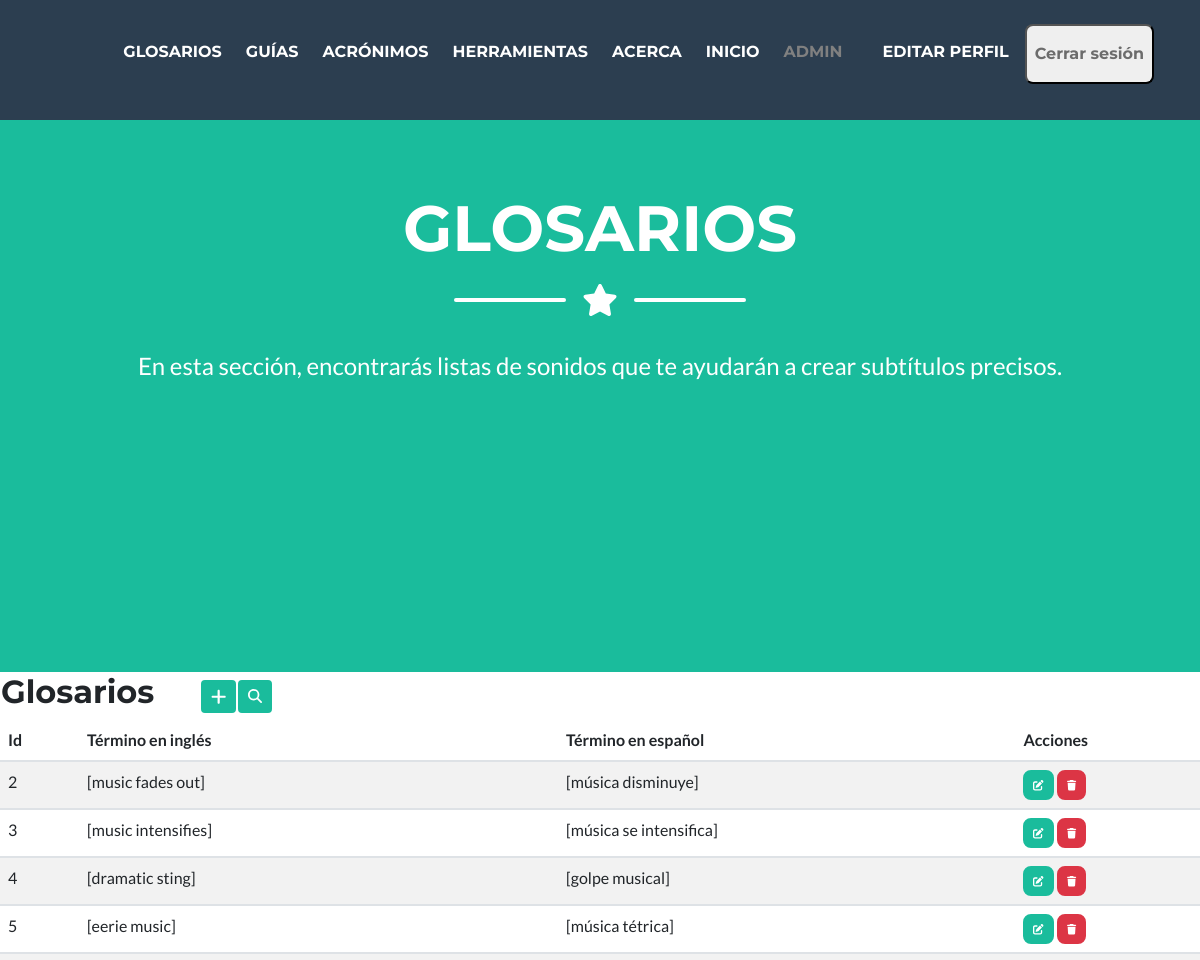
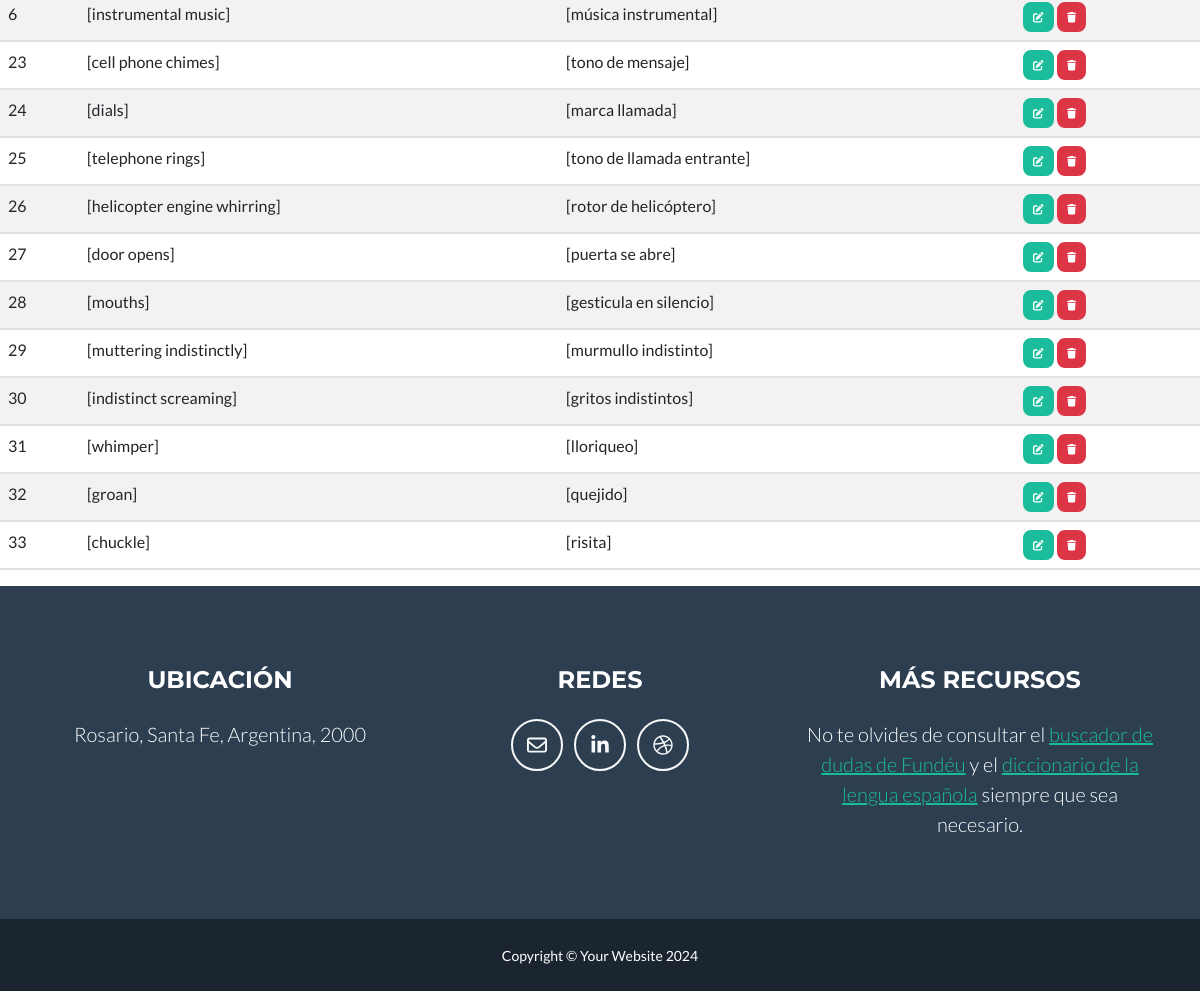
Page /glosarios/ (signed in) on the committed database (2 pictures, top to bottom).
### aplicacion/models.py (models this page shows, shortened)
class Glosarios(models.Model):
    Término_EN = models.CharField(max_length=100)
    Término_SP = models.CharField(max_length=100)
    class Meta:
        verbose_name = "Glosarios"
        verbose_name_plural = "Glosarios"

### aplicacion/views.py (the view)
# urls.py: path('glosarios/', glosarios, name="glosarios"),
@login_required
def glosarios(request):
    contexto = {'glosarios': Glosarios.objects.all().order_by("id")}#ordenado por id
    return render(request, "aplicacion/glosarios.html", contexto)

### aplicacion/templates/aplicacion/glosarios.html (shortened to what this page needs)
{% extends "aplicacion/index.html" %}
{% block inicio %}
<li class="nav-item mx-0 mx-lg-1"><a class="nav-link py-3 px-0 px-lg-2 rounded" href="{% url 'home' %}">Inicio</a></li>
{% endblock inicio %}
{% block  titulo%}
<header class="masthead bg-primary text-white text-center">
    <div class="container d-flex align-items-center flex-column">
        <h1 class="masthead-heading text-uppercase mb-0">Glosarios</h1>
        <div class="divider-custom divider-light">
            <div class="divider-custom-line"></div>
            <div class="divider-custom-icon"><i class="fas fa-star"></i></div>
            <div class="divider-custom-line"></div>
        </div>
        <p class="masthead-subheading font-weight-light mb-0">En esta sección, encontrarás listas de sonidos que te ayudarán a crear subtítulos precisos.</p>
    </div>
</header>
{% endblock titulo%}
{% block contenido %}
<table>
    <tr>
        <td width="200"><h2>Glosarios</h2></td>
        <td>
            <a
            href="{% url 'glosariosForm' %}"
            class="btn btn-primary btn-sm"
            ><i class="fa fa-plus fa-lg" title="Crear"> </i>
            </a>
        </td>
        <td>
            <a
            href="{% url 'buscarGlosarios' %}"
            class="btn btn-primary btn-sm"
            ><i class="fa-solid fa-magnifying-glass" title="Buscar"></i> </i>
            </a>
        </td>
    </tr>
</table>
<table class="table table-striped">
    <thead>
        <tr>
            <th>Id</th>
            <th>Término en inglés</th>
            <th>Término en español</th>
            <th>Acciones</th>
        </tr>
    </thead>
    <tbody>
    {% for g in glosarios %}
        <tr>
            <td>{{ g.id }}</td>
            <td>{{ g.Término_EN }}</td>
            <td>{{ g.Término_SP }}</td>
            <td>
                <a
                  href="{% url 'glosariosUpdate' g.id %}"
                  class="btn btn-primary"
                  style="--bs-btn-padding-y: .25rem; --bs-btn-padding-x: .5rem; --bs-btn-font-size: .75rem;"
                  ><i class="fa fa-edit fa-sm" title="Edit Record"></i>
                </a>
                <a
                  href="{% url 'glosariosDelete' g.id %}"
                  class="btn btn-danger"
                  style="--bs-btn-padding-y: .25rem; --bs-btn-padding-x: .5rem; --bs-btn-font-size: .75rem;"
                  ><i class="fa fa-trash fa-sm" title="Delete Record"></i>
                </a>
            </td>
        </tr>
    {% endfor %}
    </tbody>
</table>
{% endblock contenido %}

### aplicacion/templates/aplicacion/index.html (shortened to what this page needs)
<!DOCTYPE html>
<html lang="en">
    <head>
        {% load static %}
        <link href="{% static 'css/styles.css' %}" rel="stylesheet" />
        <link rel="stylesheet" href="https://cdnjs.cloudflare.com/ajax/libs/font-awesome/6.4.0/css/all.min.css">
    </head>
    <body id="page-top">
        <nav class="navbar navbar-expand-lg bg-secondary text-uppercase fixed-top" id="mainNav">
            <div class="container">
                <div class="collapse navbar-collapse" id="navbarResponsive">
                    <ul class="navbar-nav ms-auto">
                        {% if user.is_authenticated %}
                        <li class="nav-item mx-0 mx-lg-1"><a class="nav-link py-3 px-0 px-lg-2 rounded" href="{% url 'glosarios'%}">Glosarios</a></li>
                        <li class="nav-item mx-0 mx-lg-1"><a class="nav-link py-3 px-0 px-lg-2 rounded" href="{% url 'guías'%}">Guías</a></li>
                        <li class="nav-item mx-0 mx-lg-1"><a class="nav-link py-3 px-0 px-lg-2 rounded" href="{% url 'acrónimos'%}">Acrónimos</a></li>
                        <li class="nav-item mx-0 mx-lg-1"><a class="nav-link py-3 px-0 px-lg-2 rounded" href="{% url 'herramientas'%}">herramientas</a></li>
                        <li class="nav-item mx-0 mx-lg-1"><a class="nav-link py-3 px-0 px-lg-2 rounded" href="{% url 'acerca'%}">Acerca</a></li>
                        {% block inicio %}{% endblock inicio %}
                        <li class="nav-item mx-0 mx-lg-1"><p  class="nav-link py-3 px-0 px-lg-2 rounded" style="color:gray">{{user.username}}</p></li>
                        <div class="text-center">
                            <a  class="nav-link py-2 px-0 px-lg-2 rounded"href="{% url 'agregar_avatar' %}" ><img src="{{ request.session.avatar }}" height="40px" weight="40px"/></a>
                        </div>
                        <li class="nav-item mx-0 mx-lg-1"><a class="nav-link py-3 px-0 px-lg-2 rounded" href="{% url 'perfil'%}">Editar perfil</a></li>
                        <li class="nav-item mx-0 mx-lg-1"><form action="{% url 'logout' %}" method="post">
                            <button type="submit" class="nav-link py-3 px-0 px-lg-2 rounded">Cerrar sesión</button>
                        </form></li>
                        {% endif %}
                    </ul>
                </div>
            </div>
        </nav>
        {% block  titulo%}{% endblock titulo%}
        {% block contenido %}{% endblock contenido %}
        <footer class="footer text-center">
            <div class="container">
                <div class="row">
                    <div class="col-lg-4 mb-5 mb-lg-0">
                        <h4 class="text-uppercase mb-4">Ubicación</h4>
                        <p class="lead mb-0">
                            Rosario, Santa Fe, Argentina, 2000
                        </p>
                    </div>
                    <div class="col-lg-4 mb-5 mb-lg-0">
                        <h4 class="text-uppercase mb-4">Redes</h4>
                        <a class="btn btn-outline-light btn-social mx-1" target="_blank" href="mailto:fedredebora@gmail.com"><i class="fa-regular fa-envelope"></i></a>
                        <a class="btn btn-outline-light btn-social mx-1" target="_blank" href="https://www.linkedin.com/in/d%C3%A9borafedre/"><i class="fab fa-fw fa-linkedin-in"></i></a>
                        <a class="btn btn-outline-light btn-social mx-1" target="_blank" href="https://debofedre.github.io/Traducci-n-audiovisual-accesible/"><i class="fab fa-fw fa-dribbble"></i></a>
                    </div>
                    <div class="col-lg-4">
                        <h4 class="text-uppercase mb-4">Más recursos</h4>
                        <p class="lead mb-0">
                            No te olvides de consultar el <a href="https://www.fundeu.es/" target="_blank">buscador de dudas de Fundéu</a> y el <a href="https://dle.rae.es/" target="_blank">diccionario de la lengua española</a> siempre que sea necesario.
                        </p>
                    </div>
                </div>
            </div>
        </footer>
        <div class="copyright py-4 text-center text-white">
            <div class="container"><small>Copyright &copy; Your Website 2024</small></div>
        </div>
    </body>
</html>

### rows in the picture
Glosarios: id "2", Término_EN "[music fades out]", Término_SP "[música disminuye]"
Glosarios: id "3", Término_EN "[music intensifies]", Término_SP "[música se intensifica]"
Glosarios: id "4", Término_EN "[dramatic sting]", Término_SP "[golpe musical]"
Glosarios: id "5", Término_EN "[eerie music]", Término_SP "[música tétrica]"
Glosarios: id "6", Término_EN "[instrumental music]", Término_SP "[música instrumental]"
Glosarios: id "23", Término_EN "[cell phone chimes]", Término_SP "[tono de mensaje]"
Glosarios: id "24", Término_EN "[dials]", Término_SP "[marca llamada]"
Glosarios: id "25", Término_EN "[telephone rings]", Término_SP "[tono de llamada entrante]"
Glosarios: id "26", Término_EN "[helicopter engine whirring]", Término_SP "[rotor de helicóptero]"
Glosarios: id "27", Término_EN "[door opens]", Término_SP "[puerta se abre]"
Glosarios: id "28", Término_EN "[mouths]", Término_SP "[gesticula en silencio]"
Glosarios: id "29", Término_EN "[muttering indistinctly]", Término_SP "[murmullo indistinto]"
Glosarios: id "30", Término_EN "[indistinct screaming]", Término_SP "[gritos indistintos]"
Glosarios: id "31", Término_EN "[whimper]", Término_SP "[lloriqueo]"
Glosarios: id "32", Término_EN "[groan]", Término_SP "[quejido]"
Glosarios: id "33", Término_EN "[chuckle]", Término_SP "[risita]"

### other values in the picture
{{ user.username }} "ADMIN"
